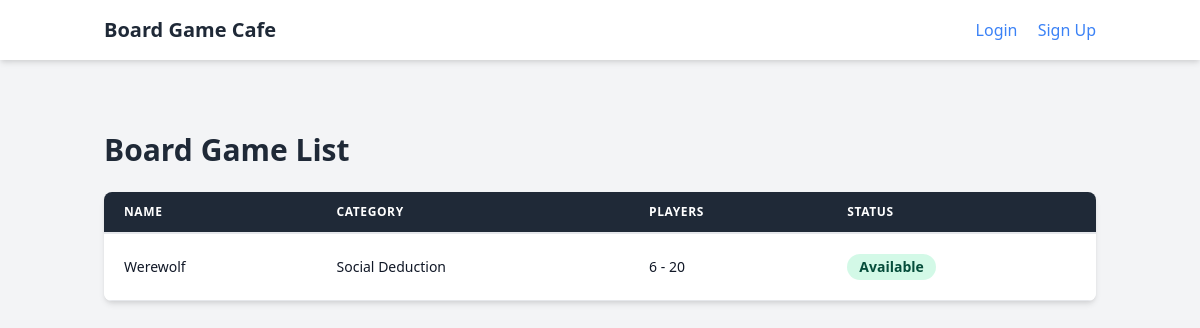
Before: / with the older database file.
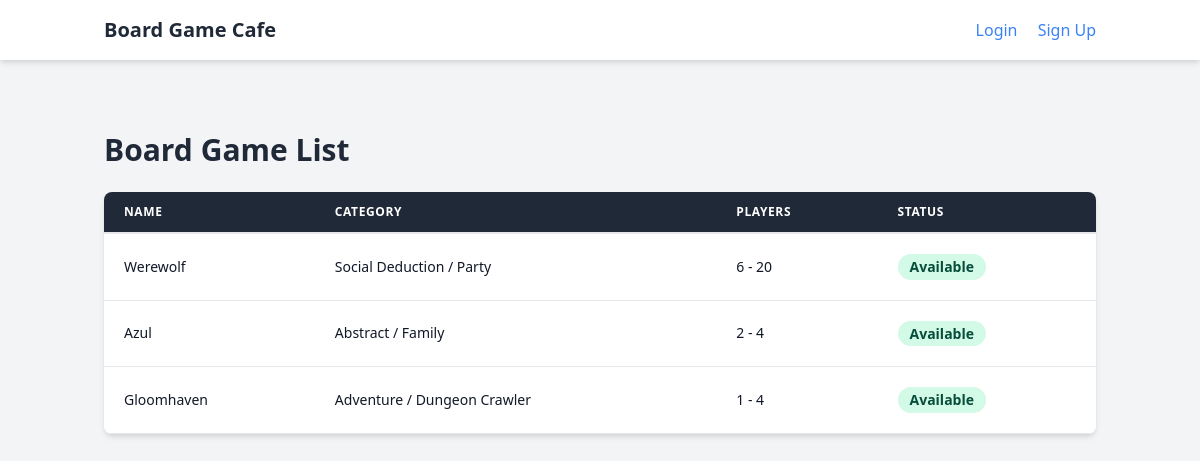
After: the same page with the newer database file.
### boardgames/models.py (models this page shows, shortened)
class BoardGame(models.Model):
    STATUS_CHOICES = (
        ('available', 'Available'),
        ('borrowed', 'Borrowed'),
    )
    name = models.CharField(max_length=255)
    category = models.CharField(max_length=100)
    players_min = models.IntegerField()
    players_max = models.IntegerField()
    status = models.CharField(max_length=20, choices=STATUS_CHOICES, default='available')

### boardgames/views.py (the view)
# urls.py: path('', index_view, name='index'),
def index_view(request):
    games = BoardGame.objects.all()
    return render(request, 'index.html', {'games': games})

### theme/templates/index.html (shortened to what this page needs)
{% extends "base.html" %}
{% block content %}
<div class="container mx-auto mt-10 px-4">
    <div class="flex justify-between items-center mb-6">
        <h1 class="text-3xl font-bold text-gray-800">Board Game List</h1>
    </div>
    <div class="bg-white shadow-md rounded-lg overflow-hidden">
        <table class="min-w-full leading-normal">
            <thead class="bg-gray-800 text-white">
                <tr>
                    <th class="px-5 py-3 border-b-2 border-gray-200 text-left text-xs font-semibold uppercase tracking-wider">Name</th>
                    <th class="px-5 py-3 border-b-2 border-gray-200 text-left text-xs font-semibold uppercase tracking-wider">Category</th>
                    <th class="px-5 py-3 border-b-2 border-gray-200 text-left text-xs font-semibold uppercase tracking-wider">Players</th>
                    <th class="px-5 py-3 border-b-2 border-gray-200 text-left text-xs font-semibold uppercase tracking-wider">Status</th>
                </tr>
            </thead>
            <tbody>
                {% for game in games %}
                <tr class="hover:bg-gray-100">
                    <td class="px-5 py-5 border-b border-gray-200 bg-white text-sm">
                        <p class="text-gray-900 whitespace-no-wrap">{{ game.name }}</p>
                    </td>
                    <td class="px-5 py-5 border-b border-gray-200 bg-white text-sm">
                        <p class="text-gray-900 whitespace-no-wrap">{{ game.category }}</p>
                    </td>
                    <td class="px-5 py-5 border-b border-gray-200 bg-white text-sm">
                        <p class="text-gray-900 whitespace-no-wrap">{{ game.players_min }} - {{ game.players_max }}</p>
                    </td>
                    <td class="px-5 py-5 border-b border-gray-200 bg-white text-sm">
                        {% if game.status == 'available' %}
                            <span class="relative inline-block px-3 py-1 font-semibold text-green-900 leading-tight">
                                <span aria-hidden class="absolute inset-0 bg-green-200 opacity-50 rounded-full"></span>
                                <span class="relative">{{ game.get_status_display }}</span>
                            </span>
                        {% else %}
                            <span class="relative inline-block px-3 py-1 font-semibold text-red-900 leading-tight">
                                <span aria-hidden class="absolute inset-0 bg-red-200 opacity-50 rounded-full"></span>
                                <span class="relative">{{ game.get_status_display }}</span>
                            </span>
                        {% endif %}
                    </td>
                </tr>
                {% empty %}
                <tr>
                    <td colspan="{% if user.is_authenticated and user.role == 'admin' %}5{% else %}4{% endif %}" class="text-center py-10 text-gray-500">
                        No games found in the database.
                    </td>
                </tr>
                {% endfor %}
            </tbody>
        </table>
    </div>
</div>
{% endblock %}

### theme/templates/base.html (shortened to what this page needs)
<!DOCTYPE html>
<html lang="en">
<head>
    <link href="https://cdn.jsdelivr.net/npm/tailwindcss@2.2.19/dist/tailwind.min.css" rel="stylesheet">
</head>
<body class="bg-gray-100">
    <nav class="bg-white shadow-md">
        <div class="container mx-auto px-4 py-4 flex justify-between items-center">
            <a href="{% url 'index' %}" class="text-xl font-bold text-gray-800">Board Game Cafe</a>
            <div>
                {% if user.is_authenticated %}
                    <span class="mr-4 text-gray-600">Hello, {{ user.username }}!</span>
                    <form action="{% url 'logout' %}" method="post" class="inline">
                        {% csrf_token %}
                        <button type="submit" class="text-blue-500 hover:underline cursor-pointer p-0 border-none bg-transparent">Logout</button>
                    </form>
                {% else %}
                    <a href="{% url 'login' %}" class="text-blue-500 hover:underline mr-4">Login</a>
                    <a href="{% url 'signup' %}" class="text-blue-500 hover:underline">Sign Up</a>
                {% endif %}
            </div>
        </div>
    </nav>
    <main class="py-8">
        {% block content %}
        {% endblock %}
    </main>
</body>
</html>

Changed rows visible on the page:
changed BoardGame "Werewolf": category "Social Deduction" → "Social Deduction / Party"
added BoardGame: name "Azul", category "Abstract / Family", players_min "2", players_max "4", status "Available"
added BoardGame: name "Gloomhaven", category "Adventure / Dungeon Crawler", players_min "1", players_max "4", status "Available"
